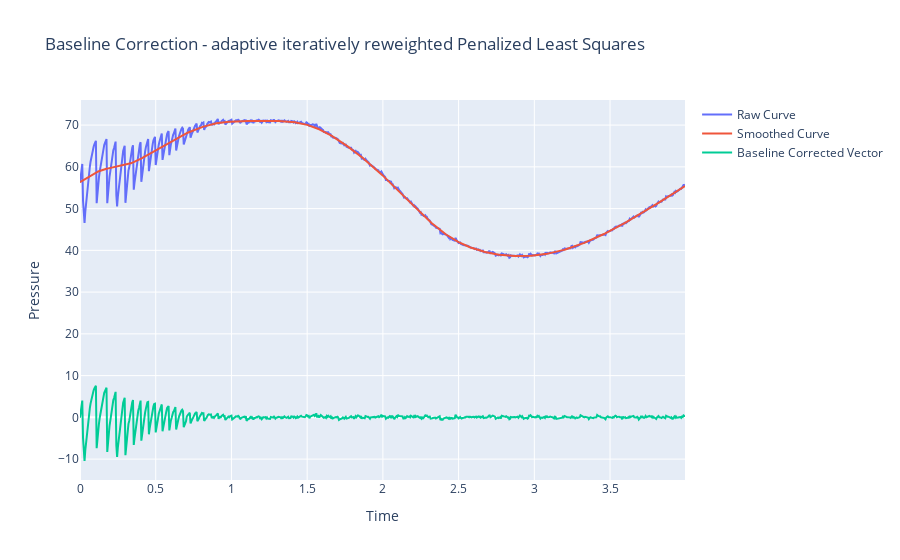

Notebook code for this chart:
### Code cell
"""
5. airPLS (adaptive iteratively reweighted Penalized Least Squares)
- fit a polynomial of degree <degree> to the original signal, to simulate a blank chromatogram and subtract it from the original signal 
"""
def logistic(x, m, s):
    return 1.0 / (1.0 + np.exp(-(x - m) / s))

smoothness = 1e5
n_iterations = 50
L = len(pressure_vector)
D = sparse.csc_matrix(np.diff(np.eye(L), 2))
w = np.ones(L)
for i in range(n_iterations):
    W = sparse.spdiags(w, 0, L, L)
    Z = W + smoothness * D.dot(D.transpose())
    smoothed_vector = spsolve(Z, w * pressure_vector)
    d = pressure_vector - smoothed_vector
    d_neg = d[d < 0]
    abs_d_neg = np.abs(d_neg).sum()
    abs_y = np.abs(pressure_vector).sum()
    if abs_d_neg < 0.001 * abs_y:
        break
    if len(d_neg) == 0:
        m_d, s_d = 0, 1
    else:
        m_d = np.mean(d_neg)
        s_d = np.std(d_neg) if np.std(d_neg) > 0 else 1
    w = np.ones(L)
    mask = pressure_vector > smoothed_vector
    w[mask] = logistic(pressure_vector[mask] - smoothed_vector[mask], m_d, s_d)
# baseline correction by subtracting the smoothed vector from the original pressure vector
baseline_corrected_vector = pressure_vector - smoothed_vector
fig = go.Figure()
fig.add_trace(go.Scatter(x=time, y=pressure_vector, mode='lines', name='Raw Curve'))
fig.add_trace(go.Scatter(x=time, y=smoothed_vector, mode='lines', name='Smoothed Curve'))
fig.add_trace(go.Scatter(x=time, y=baseline_corrected_vector, mode='lines', name='Baseline Corrected Vector'))
fig.update_layout(title='Baseline Correction - adaptive iteratively reweighted Penalized Least Squares', xaxis_title='Time', yaxis_title='Pressure')
fig.show()
fig.write_image("dev/figures/fig_baseline_correction_airPLS.png", width=1100, height= 350, scale = 3)

### Figure 1 — Plotly figure (JSON) as saved in the notebook; plotly's stock layout.template omitted (floating-point values rounded to 4 significant figures; data arrays with more than 128 entries replaced by an {"elided": "..."} marker saying what was removed)
{"data": [{"mode": "lines", "name": "Raw Curve", "type": "scatter", "x": {"elided": "800 float values"}, "y": {"elided": "800 float values"}}, {"mode": "lines", "name": "Smoothed Curve", "type": "scatter", "x": {"elided": "800 float values"}, "y": {"elided": "800 float values"}}, {"mode": "lines", "name": "Baseline Corrected Vector", "type": "scatter", "x": {"elided": "800 float values"}, "y": {"elided": "800 float values"}}], "layout": {"title": {"text": "Baseline Correction - adaptive iteratively reweighted Penalized Least Squares"}, "xaxis": {"title": {"text": "Time"}}, "yaxis": {"title": {"text": "Pressure"}}}}
